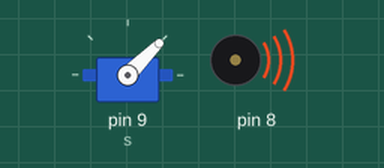
Simulated run of this sketch. Board: Arduino Uno, built with avr-gcc and run on an emulated ATmega328P. Shown: servo, buzzer (waves = sounding). What the sketch prints to the serial monitor is not drawn.

Above: at 0.1 s.
At 1.6 s:
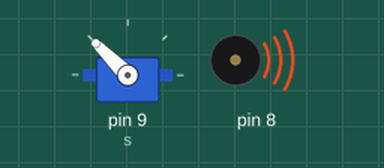
Timing chart, 0 to 3.1 s (numbered marks = the images above):
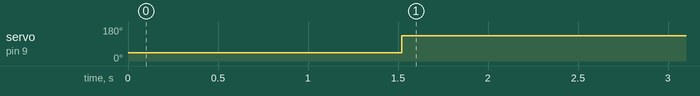

The sketch:

servotone.ino
```cpp
#include <Servo.h>
// เซอร์โว D9 ไปที่ 45° แล้ว 135° · บัซเซอร์ D8 tone 440 Hz
Servo s;
void setup() {
  Serial.begin(9600);
  s.attach(9);
  s.write(45);
  tone(8, 440);
  Serial.println("45");
}
void loop() {
  if (millis() > 1500) { s.write(135); }
  delay(20);
}
```

Measured:
- by itself, servo on pin 9 (s): 45° → 135° at 1.5 s
